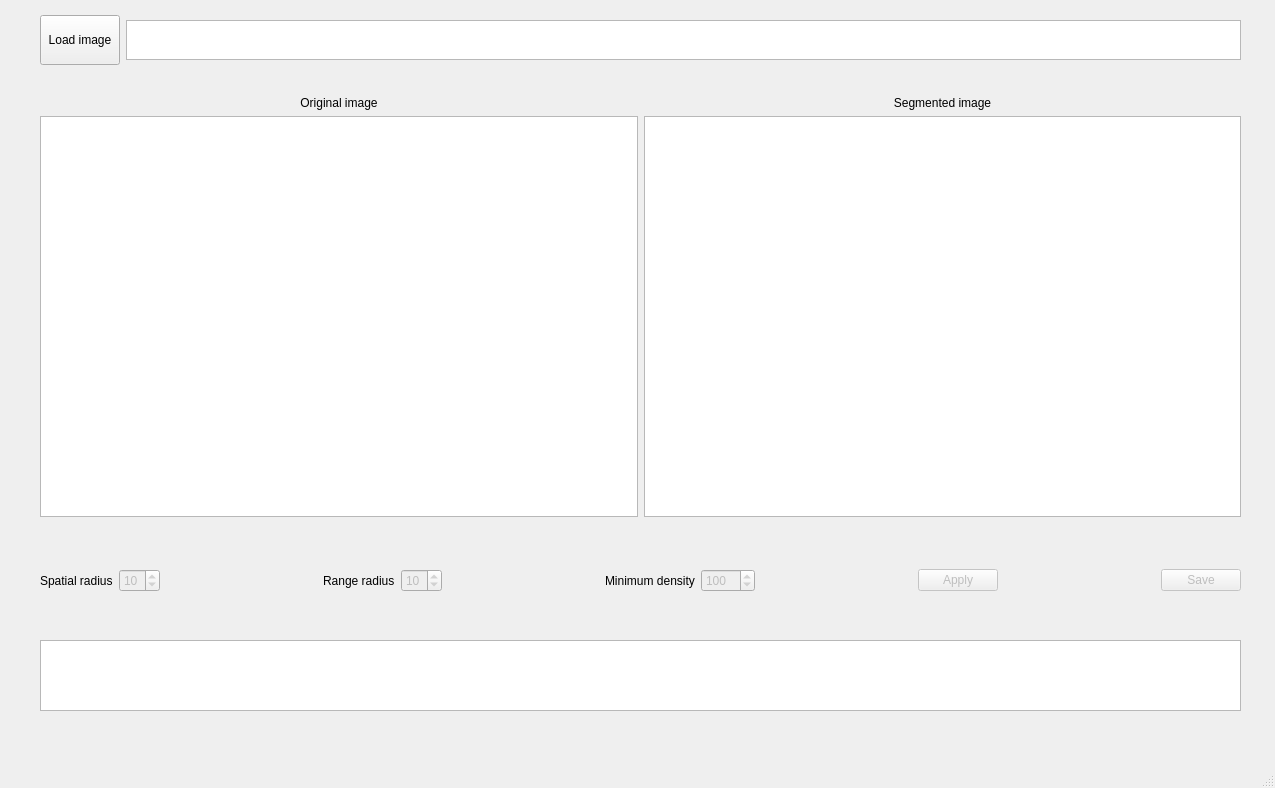
<?xml version="1.0" encoding="UTF-8"?>
<ui version="4.0">
 <class>MainWindow</class>
 <widget class="QMainWindow" name="MainWindow">
  <property name="geometry">
   <rect>
    <x>0</x>
    <y>0</y>
    <width>1275</width>
    <height>788</height>
   </rect>
  </property>
  <property name="minimumSize">
   <size>
    <width>800</width>
    <height>600</height>
   </size>
  </property>
  <property name="windowTitle">
   <string>Mean Shift Viewer</string>
  </property>
  <widget class="QWidget" name="centralwidget">
   <property name="enabled">
    <bool>true</bool>
   </property>
   <widget class="QWidget" name="horizontalLayoutWidget">
    <property name="geometry">
     <rect>
      <x>40</x>
      <y>10</y>
      <width>1201</width>
      <height>61</height>
     </rect>
    </property>
    <layout class="QHBoxLayout" name="horizontalLayout">
     <item>
      <widget class="QPushButton" name="load_pushButton">
       <property name="minimumSize">
        <size>
         <width>0</width>
         <height>50</height>
        </size>
       </property>
       <property name="text">
        <string>Load image</string>
       </property>
      </widget>
     </item>
     <item>
      <widget class="QTextEdit" name="load_textEdit">
       <property name="maximumSize">
        <size>
         <width>16777215</width>
         <height>40</height>
        </size>
       </property>
      </widget>
     </item>
    </layout>
   </widget>
   <widget class="QWidget" name="horizontalLayoutWidget_3">
    <property name="geometry">
     <rect>
      <x>40</x>
      <y>540</y>
      <width>1201</width>
      <height>81</height>
     </rect>
    </property>
    <layout class="QHBoxLayout" name="horizontalLayout_3">
     <item>
      <widget class="QLabel" name="label">
       <property name="text">
        <string>Spatial radius</string>
       </property>
      </widget>
     </item>
     <item>
      <widget class="QSpinBox" name="spatial_spinBox">
       <property name="enabled">
        <bool>false</bool>
       </property>
       <property name="value">
        <number>10</number>
       </property>
      </widget>
     </item>
     <item>
      <spacer name="horizontalSpacer">
       <property name="orientation">
        <enum>Qt::Horizontal</enum>
       </property>
       <property name="sizeHint" stdset="0">
        <size>
         <width>40</width>
         <height>20</height>
        </size>
       </property>
      </spacer>
     </item>
     <item>
      <widget class="QLabel" name="label_2">
       <property name="text">
        <string>Range radius</string>
       </property>
      </widget>
     </item>
     <item>
      <widget class="QSpinBox" name="range_spinBox">
       <property name="enabled">
        <bool>false</bool>
       </property>
       <property name="value">
        <number>10</number>
       </property>
      </widget>
     </item>
     <item>
      <spacer name="horizontalSpacer_2">
       <property name="orientation">
        <enum>Qt::Horizontal</enum>
       </property>
       <property name="sizeHint" stdset="0">
        <size>
         <width>40</width>
         <height>20</height>
        </size>
       </property>
      </spacer>
     </item>
     <item>
      <widget class="QLabel" name="label_3">
       <property name="text">
        <string>Minimum density</string>
       </property>
      </widget>
     </item>
     <item>
      <widget class="QSpinBox" name="density_spinBox">
       <property name="enabled">
        <bool>false</bool>
       </property>
       <property name="minimum">
        <number>1</number>
       </property>
       <property name="maximum">
        <number>2000</number>
       </property>
       <property name="value">
        <number>100</number>
       </property>
      </widget>
     </item>
     <item>
      <spacer name="horizontalSpacer_3">
       <property name="orientation">
        <enum>Qt::Horizontal</enum>
       </property>
       <property name="sizeHint" stdset="0">
        <size>
         <width>40</width>
         <height>20</height>
        </size>
       </property>
      </spacer>
     </item>
     <item>
      <widget class="QPushButton" name="apply_pushButton">
       <property name="enabled">
        <bool>false</bool>
       </property>
       <property name="text">
        <string>Apply</string>
       </property>
      </widget>
     </item>
     <item>
      <spacer name="horizontalSpacer_4">
       <property name="orientation">
        <enum>Qt::Horizontal</enum>
       </property>
       <property name="sizeHint" stdset="0">
        <size>
         <width>40</width>
         <height>20</height>
        </size>
       </property>
      </spacer>
     </item>
     <item>
      <widget class="QPushButton" name="save_pushButton">
       <property name="enabled">
        <bool>false</bool>
       </property>
       <property name="text">
        <string>Save</string>
       </property>
      </widget>
     </item>
    </layout>
   </widget>
   <widget class="QTextBrowser" name="output_textBrowser">
    <property name="geometry">
     <rect>
      <x>40</x>
      <y>640</y>
      <width>1201</width>
      <height>71</height>
     </rect>
    </property>
   </widget>
   <widget class="QWidget" name="gridLayoutWidget">
    <property name="geometry">
     <rect>
      <x>40</x>
      <y>96</y>
      <width>1201</width>
      <height>421</height>
     </rect>
    </property>
    <layout class="QGridLayout" name="gridLayout_3">
     <item row="0" column="3">
      <widget class="QLabel" name="label_5">
       <property name="text">
        <string>Segmented image</string>
       </property>
       <property name="alignment">
        <set>Qt::AlignCenter</set>
       </property>
      </widget>
     </item>
     <item row="0" column="1">
      <widget class="QLabel" name="label_4">
       <property name="frameShadow">
        <enum>QFrame::Plain</enum>
       </property>
       <property name="text">
        <string>Original image</string>
       </property>
       <property name="alignment">
        <set>Qt::AlignCenter</set>
       </property>
      </widget>
     </item>
     <item row="1" column="3">
      <widget class="QGraphicsView" name="outView"/>
     </item>
     <item row="1" column="1">
      <widget class="QGraphicsView" name="graphicsView"/>
     </item>
    </layout>
   </widget>
   <widget class="QWidget" name="verticalLayoutWidget">
    <property name="geometry">
     <rect>
      <x>20</x>
      <y>610</y>
      <width>160</width>
      <height>89</height>
     </rect>
    </property>
    <layout class="QVBoxLayout" name="verticalLayout"/>
   </widget>
  </widget>
  <widget class="QMenuBar" name="menubar">
   <property name="geometry">
    <rect>
     <x>0</x>
     <y>0</y>
     <width>1275</width>
     <height>34</height>
    </rect>
   </property>
  </widget>
  <widget class="QStatusBar" name="statusbar"/>
 </widget>
 <resources/>
 <connections>
  <connection>
   <sender>apply_pushButton</sender>
   <signal>clicked()</signal>
   <receiver>MainWindow</receiver>
   <slot>update_image()</slot>
   <hints>
    <hint type="sourcelabel">
     <x>975</x>
     <y>616</y>
    </hint>
    <hint type="destinationlabel">
     <x>890</x>
     <y>550</y>
    </hint>
   </hints>
  </connection>
  <connection>
   <sender>spatial_spinBox</sender>
   <signal>valueChanged(int)</signal>
   <receiver>MainWindow</receiver>
   <slot>update_status()</slot>
   <hints>
    <hint type="sourcelabel">
     <x>231</x>
     <y>603</y>
    </hint>
    <hint type="destinationlabel">
     <x>318</x>
     <y>515</y>
    </hint>
   </hints>
  </connection>
  <connection>
   <sender>density_spinBox</sender>
   <signal>valueChanged(int)</signal>
   <receiver>MainWindow</receiver>
   <slot>update_status()</slot>
   <hints>
    <hint type="sourcelabel">
     <x>820</x>
     <y>624</y>
    </hint>
    <hint type="destinationlabel">
     <x>998</x>
     <y>517</y>
    </hint>
   </hints>
  </connection>
  <connection>
   <sender>load_pushButton</sender>
   <signal>clicked()</signal>
   <receiver>MainWindow</receiver>
   <slot>open_file()</slot>
   <hints>
    <hint type="sourcelabel">
     <x>141</x>
     <y>56</y>
    </hint>
    <hint type="destinationlabel">
     <x>241</x>
     <y>42</y>
    </hint>
   </hints>
  </connection>
  <connection>
   <sender>range_spinBox</sender>
   <signal>valueChanged(int)</signal>
   <receiver>MainWindow</receiver>
   <slot>update_status()</slot>
   <hints>
    <hint type="sourcelabel">
     <x>514</x>
     <y>610</y>
    </hint>
    <hint type="destinationlabel">
     <x>674</x>
     <y>514</y>
    </hint>
   </hints>
  </connection>
  <connection>
   <sender>save_pushButton</sender>
   <signal>clicked()</signal>
   <receiver>MainWindow</receiver>
   <slot>save_image()</slot>
   <hints>
    <hint type="sourcelabel">
     <x>1187</x>
     <y>604</y>
    </hint>
    <hint type="destinationlabel">
     <x>1112</x>
     <y>541</y>
    </hint>
   </hints>
  </connection>
 </connections>
 <slots>
  <slot>open_file()</slot>
  <slot>update_status()</slot>
  <slot>update_image()</slot>
  <slot>save_image()</slot>
 </slots>
</ui>
